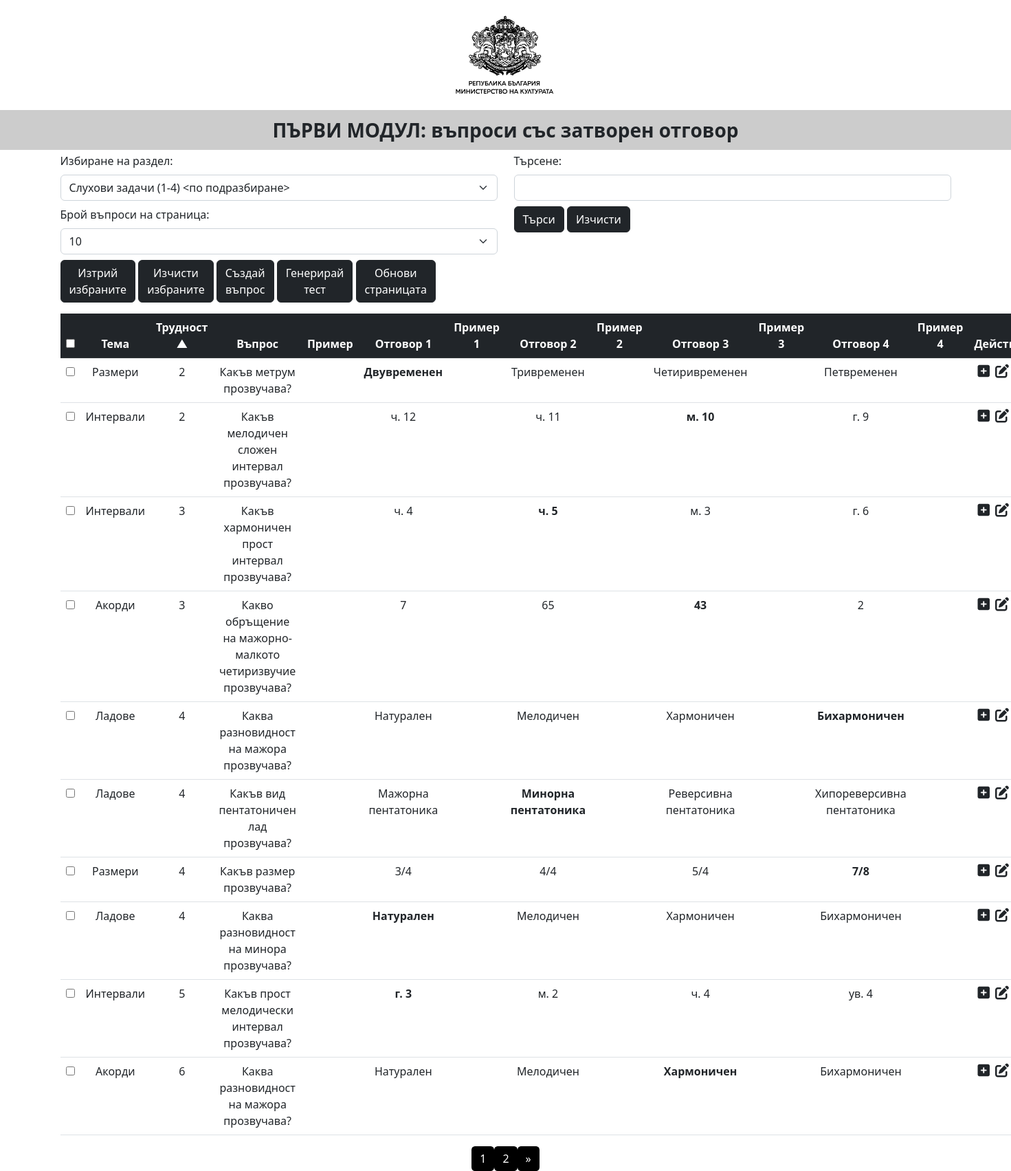
/admin/index.php?table=ear&sort=difficulty&order=asc, run on the app's committed database.
### tables this page shows
CREATE TABLE `ear` (
  `id` int(11) NOT NULL,
  `theme` varchar(255) DEFAULT NULL,
  `difficulty` int(11) DEFAULT NULL,
  `question` text DEFAULT NULL,
  `question_img` varchar(255) DEFAULT NULL,
  `correct_answer` int(11) DEFAULT NULL,
  `answer1` text DEFAULT NULL,
  `answer1_img` varchar(255) DEFAULT NULL,
  `answer2` text DEFAULT NULL,
  `answer2_img` varchar(255) DEFAULT NULL,
  `answer3` text DEFAULT NULL,
  `answer3_img` varchar(255) DEFAULT NULL,
  `answer4` text DEFAULT NULL,
  `answer4_img` varchar(255) DEFAULT NULL
);

### admin/crud/crud.php (called while the page is built, shortened)
<?php
include('../database/config.php');
$table = isset($_GET['table']) ? mysqli_real_escape_string($conn, $_GET['table']) : 'ear';
$questionsPerPage = isset($_GET['questions_per_page']) ? (int)$_GET['questions_per_page'] : 10;
$currentPage = isset($_GET['page']) ? (int)$_GET['page'] : 1;
$offset = ($currentPage - 1) * $questionsPerPage;
$searchCondition = '';
$sort = isset($_GET['sort']) ? $_GET['sort'] : 'id';
$order = isset($_GET['order']) && in_array($_GET['order'], ['asc', 'desc']) ? $_GET['order'] : 'asc';
$orderByClause = "ORDER BY $sort $order";
$sql = "";
if ($table === 'all' && $allTableExists) {
    $sql = "SELECT * FROM (
        SELECT * FROM `ear` $searchCondition
        UNION ALL
        SELECT * FROM `theory` $searchCondition
        UNION ALL
        SELECT * FROM `harmony` $searchCondition
        UNION ALL
        SELECT * FROM `analisys` $searchCondition
        UNION ALL
        SELECT * FROM `history` $searchCondition
    ) AS combined_data $orderByClause LIMIT $offset, $questionsPerPage";
    $countSql = "SELECT COUNT(*) as count FROM (
        SELECT * FROM `ear` $searchCondition
        UNION ALL
        SELECT * FROM `theory` $searchCondition
        UNION ALL
        SELECT * FROM `harmony` $searchCondition
        UNION ALL
        SELECT * FROM `analisys` $searchCondition
        UNION ALL
        SELECT * FROM `history` $searchCondition
    ) AS combined_data";
} else {
    $sql = "SELECT * FROM `$table` $searchCondition $orderByClause LIMIT $offset, $questionsPerPage";
}
$result = mysqli_query($conn, $sql);
?>

### admin/index.php (the view, shortened to what this page needs)
<?php
require_once("crud/crud.php");
include_once("header.php");
include_once("crud/index/alerts.php");
?>
<div class="row mb-3">
    <div class="col-lg-6">
        <form method="get">
            <label for="tableSelect" class="form-label">Избиране на раздел:</label>
            <select class="form-select" name="table" id="tableSelect" onchange="this.form.submit()">
                <?php
                $categories = [
                    'all' => 'Всички раздели (1-30)',
                    'ear' => 'Слухови задачи (1-4) <по подразбиране>',
                    'theory' => 'Теория на музикалните елементи (5-10)',
                    'harmony' => 'Хармония (11-17)',
                    'analisys' => 'Музикални форми (18-23)',
                    'history' => 'История на музиката (24-30)'
                ];
                foreach ($categories as $key => $value) : ?>
                    <option value="<?= $key ?>" <?= $table === $key ? 'selected' : '' ?>><?= $value ?></option>
                <?php endforeach; ?>
            </select>
            <label for="questionsPerPage" class="form-label mt-2">Брой въпроси на страница:</label>
            <select class="form-select" name="questionsPerPage" id="questionsPerPage" onchange="updateQuestionsPerPage()">
                <option value="10" <?= $questionsPerPage == 10 ? 'selected' : '' ?>>10</option>
            </select>
            <button id="deleteBtn" onclick="deleteSelectedQuestions()" class="btn btn-dark mt-2" name="deleteBtn">Изтрий<br>избраните</button>
            <button id="refreshBtn" onclick="refreshPage()" class="btn btn-dark mt-2" name="refreshBtn">Изчисти<br>избраните</button>
            <a href="create.php?table=<?= $table ?>" class="btn btn-dark mt-2">Създай<br>въпрос</a>
            <a href="javascript:void(0);" onclick="openTestGenerationModal()" class="btn btn-dark mt-2">Генерирай<br>тест</a>
            <a href="/mk_test/admin/" class="btn btn-dark mt-2">Обнови<br>страницата</a>
        </form>
    </div>
    <div class="col-lg-6">
        <form method="get" id="searchForm">
            <label for="searchInput" class="form-label">Търсене:</label>
            <input type="text" class="form-control" name="search" id="searchInput"
                value="<?= isset($_GET['search']) ? htmlspecialchars($_GET['search'], ENT_QUOTES, 'UTF-8') : '' ?>">
            <button type="submit" class="btn btn-dark mt-2" name="searchBtn">Търси</button>
            <button type="button" class="btn btn-dark mt-2" onclick="clearSearchForm()">Изчисти</button>
        </form>
    </div>
</div>
<table class="table table-hover text-center">
    <thead class="table-dark">
    <tr>
        <th scope="col">
            <input type="checkbox" id="selectAll" onchange="selectAllQuestions()">
        </th>
        <th scope="col">
            <a href="?table=<?= $table ?>&sort=theme&order=<?= isset($_GET['order']) && $_GET['order'] === 'asc' ? 'desc' : 'asc' ?>">
                Тема <?= $sort === 'theme' ? ($order === 'asc' ? '▲' : '▼') : '' ?>
            </a>
        </th>
        <th scope="col">
            <a href="?table=<?= $table ?>&sort=difficulty&order=<?= isset($_GET['order']) && $_GET['order'] === 'asc' ? 'desc' : 'asc' ?>">
                Трудност <?= $sort === 'difficulty' ? ($order === 'asc' ? '▲' : '▼') : '' ?>
            </a>
        </th>
        <th scope="col">Въпрос</th>
        <th scope="col">Пример</th>
        <?php for ($i = 1; $i <= 4; $i++) : ?>
            <th scope="col">Отговор <?= $i ?></th>
            <th scope="col">Пример <?= $i ?></th>
        <?php endfor; ?>
        <th scope="col">Действия</th>
    </tr>
    </thead>
    <tbody>
    <?php
    if (mysqli_num_rows($result) == 0) : ?>
        <tr>
            <td colspan="13" class="text-center">Няма налични данни. <a href="#" onclick="clearSearch()"
                                                                        title="Обнови">
                    <i class="fas fa-sync-alt fa-2x" style="color: black;"></i></a>
            </td>
        </tr>
    <?php else :
        while ($row = mysqli_fetch_assoc($result)) : ?>
            <tr>
                <td><input type="checkbox" name="checkbox" class="question-checkbox" data-question-id="<?= $row["id"] ?>"></td>
                <td><?= htmlspecialchars($row["theme"], ENT_QUOTES, 'UTF-8') ?></td>
                <td><?= htmlspecialchars($row["difficulty"], ENT_QUOTES, 'UTF-8') ?></td>
                <td><?= htmlspecialchars($row["question"], ENT_QUOTES, 'UTF-8') ?></td>
                <td>
                </td>
                <?php for ($i = 1; $i <= 4; $i++) : ?>
                    <td>
                        <?php
                        if ($i - 1 == $row["correct_answer"]) {
                            echo '<b>' . htmlspecialchars($row["answer$i"], ENT_QUOTES, 'UTF-8') . '</b>';
                        } else {
                            echo htmlspecialchars($row["answer$i"], ENT_QUOTES, 'UTF-8');
                        }
                        ?>
                    </td>
                    <td>
                    </td>
                <?php endfor; ?>
                <td>
                    <a href="create.php?id=<?= $row["id"] ?>&table=<?= $table ?>" class="link-dark"><i
                                class="fa-solid fa-square-plus fa-beat fs-5 me-1"></i></a>
                    <a href="javascript:void(0);" onclick="openUpdateModal(<?= $row["id"] ?>, '<?= $table ?>')"
                       class="link-dark"><i class="fa-solid fa-pen-to-square fa-beat fs-5 me-1"></i></a>
                </td>
            </tr>
        <?php endwhile;
    endif; ?>
    </tbody>
</table>
<?php
include_once("crud/index/paginations.php");
include_once("index_js.php");
?>

### admin/header.php (style rules this page uses)
th a { color: white !important; text-decoration: none !important; }

### data on the page
ear: theme "Размери", difficulty "2", question "Какъв метрум прозвучава?", answer1 "Двувременен", answer2 "Тривременен", answer3 "Четиривременен", answer4 "Петвременен"
ear: theme "Интервали", difficulty "2", question "Какъв мелодичен сложен интервал прозвучава?", answer1 "ч. 12", answer2 "ч. 11", answer3 "м. 10", answer4 "г. 9"
ear: theme "Интервали", difficulty "3", question "Какъв хармоничен прост интервал прозвучава?", answer1 "ч. 4", answer2 "ч. 5", answer3 "м. 3", answer4 "г. 6"
ear: theme "Акорди", difficulty "3", question "Какво обръщение на мажорно-малкото четиризвучие прозвучава?", answer1 "7", answer2 "65", answer3 "43", answer4 "2"
ear: theme "Ладове", difficulty "4", question "Каква разновидност на мажора прозвучава?", answer1 "Натурален", answer2 "Мелодичен", answer3 "Хармоничен", answer4 "Бихармоничен"
ear: theme "Ладове", difficulty "4", question "Какъв вид пентатоничен лад прозвучава?", answer1 "Мажорна пентатоника", answer2 "Минорна пентатоника", answer3 "Реверсивна пентатоника", answer4 "Хипореверсивна пентатоника"
ear: theme "Размери", difficulty "4", question "Какъв размер прозвучава?", answer1 "3/4", answer2 "4/4", answer3 "5/4", answer4 "7/8"
ear: theme "Ладове", difficulty "4", question "Каква разновидност на минора прозвучава?", answer1 "Натурален", answer2 "Мелодичен", answer3 "Хармоничен", answer4 "Бихармоничен"
ear: theme "Интервали", difficulty "5", question "Какъв прост мелодически интервал прозвучава?", answer1 "г. 3", answer2 "м. 2", answer3 "ч. 4", answer4 "ув. 4"
ear: theme "Акорди", difficulty "6", question "Каква разновидност на мажора прозвучава?", answer1 "Натурален", answer2 "Мелодичен", answer3 "Хармоничен", answer4 "Бихармоничен"

### other printed values
form field table "Слухови задачи (1-4) <по подразбиране>"
